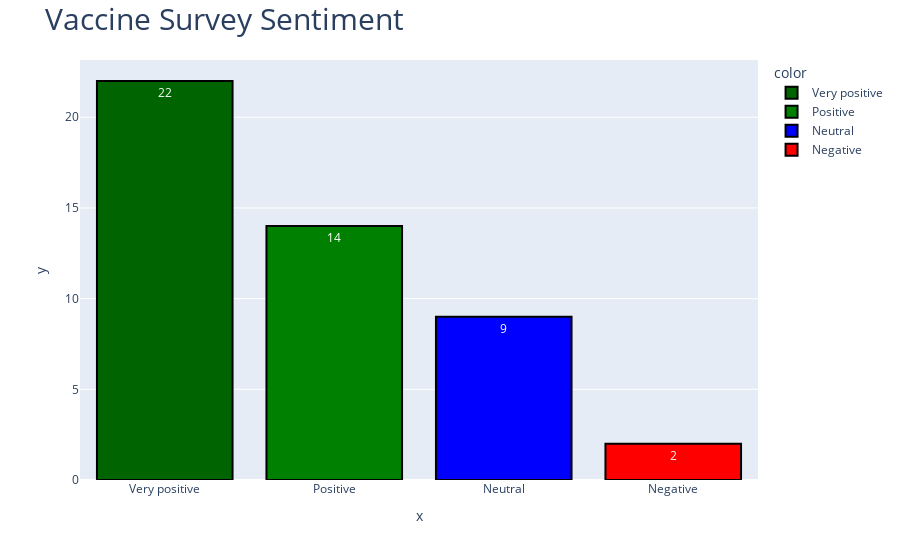

Notebook cell for this chart:
### Code cell
fig = px.bar(x = sentiment_overall_category, y = sentiment_overall_values, text_auto = True,
            color = sentiment_overall_category,
             color_discrete_map = {'Neutral': 'blue', 
                                   'Positive': 'green', 
                                   'Negative': 'red',
                                  'Very positive': 'darkgreen'})
fig.update_traces(marker_line_color = 'black',
                  marker_line_width = 2, opacity = 1)
fig.update_layout(
    title=dict(text="Vaccine Survey Sentiment", font=dict(size=30))
)

### Figure 1 — Plotly figure (JSON) as saved in the notebook; plotly's stock layout.template omitted (floating-point values rounded to 4 significant figures)
{"data": [{"alignmentgroup": "True", "hovertemplate": "color=Very positive<br>x=%{x}<br>y=%{y}<extra></extra>", "legendgroup": "Very positive", "marker": {"color": "darkgreen", "line": {"color": "black", "width": 2}, "pattern": {"shape": ""}}, "name": "Very positive", "offsetgroup": "Very positive", "opacity": 1, "orientation": "v", "showlegend": true, "textposition": "auto", "texttemplate": "%{y}", "type": "bar", "x": ["Very positive"], "xaxis": "x", "y": [22], "yaxis": "y"}, {"alignmentgroup": "True", "hovertemplate": "color=Positive<br>x=%{x}<br>y=%{y}<extra></extra>", "legendgroup": "Positive", "marker": {"color": "green", "line": {"color": "black", "width": 2}, "pattern": {"shape": ""}}, "name": "Positive", "offsetgroup": "Positive", "opacity": 1, "orientation": "v", "showlegend": true, "textposition": "auto", "texttemplate": "%{y}", "type": "bar", "x": ["Positive"], "xaxis": "x", "y": [14], "yaxis": "y"}, {"alignmentgroup": "True", "hovertemplate": "color=Neutral<br>x=%{x}<br>y=%{y}<extra></extra>", "legendgroup": "Neutral", "marker": {"color": "blue", "line": {"color": "black", "width": 2}, "pattern": {"shape": ""}}, "name": "Neutral", "offsetgroup": "Neutral", "opacity": 1, "orientation": "v", "showlegend": true, "textposition": "auto", "texttemplate": "%{y}", "type": "bar", "x": ["Neutral"], "xaxis": "x", "y": [9], "yaxis": "y"}, {"alignmentgroup": "True", "hovertemplate": "color=Negative<br>x=%{x}<br>y=%{y}<extra></extra>", "legendgroup": "Negative", "marker": {"color": "red", "line": {"color": "black", "width": 2}, "pattern": {"shape": ""}}, "name": "Negative", "offsetgroup": "Negative", "opacity": 1, "orientation": "v", "showlegend": true, "textposition": "auto", "texttemplate": "%{y}", "type": "bar", "x": ["Negative"], "xaxis": "x", "y": [2], "yaxis": "y"}], "layout": {"barmode": "relative", "legend": {"title": {"text": "color"}, "tracegroupgap": 0}, "margin": {"t": 60}, "title": {"font": {"size": 30}, "text": "Vaccine Survey Sentiment"}, "xaxis": {"anchor": "y", "domain": [0, 1], "title": {"text": "x"}}, "yaxis": {"anchor": "x", "domain": [0, 1], "title": {"text": "y"}}}}
